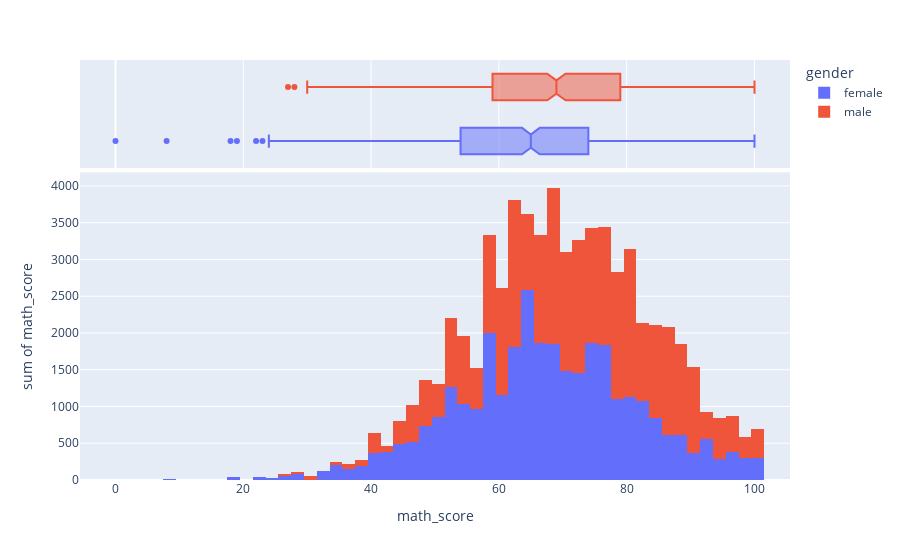

The notebook cell this image was saved under:
### Code cell
fig = px.histogram(df, x="math_score", y="math_score", color="gender", 
                   marginal="box") 
fig.show()

### Figure 1 — Plotly figure (JSON) as saved in the notebook; plotly's stock layout.template omitted (floating-point values rounded to 4 significant figures; data arrays with more than 128 entries replaced by an {"elided": "..."} marker saying what was removed)
{"data": [{"alignmentgroup": "True", "bingroup": "x", "histfunc": "sum", "hovertemplate": "gender=female<br>math_score=%{x}<br>sum of math_score=%{y}<extra></extra>", "legendgroup": "female", "marker": {"color": "#636efa", "pattern": {"shape": ""}}, "name": "female", "offsetgroup": "female", "orientation": "v", "showlegend": true, "type": "histogram", "x": {"elided": "518 int values"}, "xaxis": "x", "y": {"elided": "518 int values"}, "yaxis": "y"}, {"alignmentgroup": "True", "hovertemplate": "gender=female<br>math_score=%{x}<extra></extra>", "legendgroup": "female", "marker": {"color": "#636efa"}, "name": "female", "notched": true, "offsetgroup": "female", "showlegend": false, "type": "box", "x": {"elided": "518 int values"}, "xaxis": "x2", "yaxis": "y2"}, {"alignmentgroup": "True", "bingroup": "x", "histfunc": "sum", "hovertemplate": "gender=male<br>math_score=%{x}<br>sum of math_score=%{y}<extra></extra>", "legendgroup": "male", "marker": {"color": "#EF553B", "pattern": {"shape": ""}}, "name": "male", "offsetgroup": "male", "orientation": "v", "showlegend": true, "type": "histogram", "x": {"elided": "482 int values"}, "xaxis": "x", "y": {"elided": "482 int values"}, "yaxis": "y"}, {"alignmentgroup": "True", "hovertemplate": "gender=male<br>math_score=%{x}<extra></extra>", "legendgroup": "male", "marker": {"color": "#EF553B"}, "name": "male", "notched": true, "offsetgroup": "male", "showlegend": false, "type": "box", "x": {"elided": "482 int values"}, "xaxis": "x2", "yaxis": "y2"}], "layout": {"barmode": "relative", "legend": {"title": {"text": "gender"}, "tracegroupgap": 0}, "margin": {"t": 60}, "xaxis": {"anchor": "y", "domain": [0, 1], "title": {"text": "math_score"}}, "xaxis2": {"anchor": "y2", "domain": [0, 1], "matches": "x", "showgrid": true, "showticklabels": false}, "yaxis": {"anchor": "x", "domain": [0, 0.7326], "title": {"text": "sum of math_score"}}, "yaxis2": {"anchor": "x2", "domain": [0.7426, 1], "matches": "y2", "showgrid": false, "showline": false, "showticklabels": false, "ticks": ""}}}
